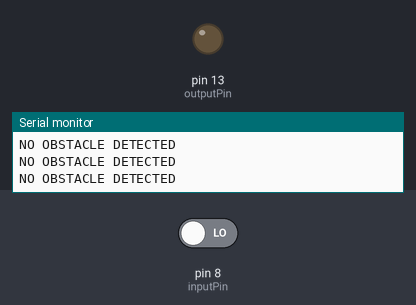
This sketch was run on a simulated Arduino Uno, built with avr-gcc and run on an emulated ATmega328P. On the bench: output pins drawn as LEDs (lit = HIGH), the last lines printed to the serial monitor. Inputs (shaded band) come from the test bench; at power-on: pin 8 (inputPin) LOW.

Above: at 1.2 s.
1.3 s: pin 8 (inputPin) driven HIGH
At 2.2 s:
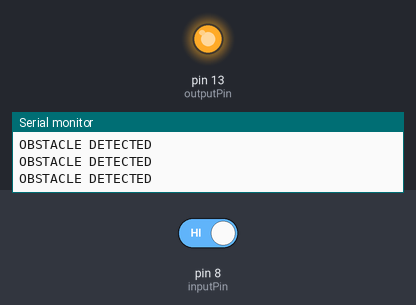
2.8 s: pin 8 (inputPin) driven LOW
At 3.4 s:
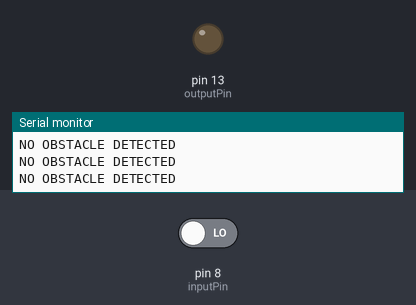
Timing chart, 0 to 5.8 s (numbered marks = the images above; inputs shaded):
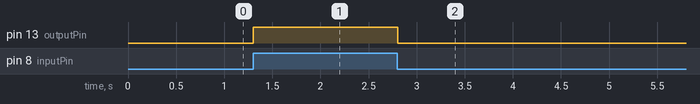

The sketch:

IRsensor.ino
```cpp
const int outputPin = 13;
const int inputPin =8;
int obs = HIGH;
void setup() {
  // put your setup code here, to run once:
Serial.begin(9600);
pinMode(inputPin,INPUT);
pinMode(outputPin,OUTPUT);
}

void loop() {
  // put your main code here, to run repeatedly:

obs = digitalRead(inputPin);
if(obs == HIGH)
  {
    Serial.println("OBSTACLE DETECTED");
    digitalWrite(outputPin,HIGH);
  }
  else
  {
    Serial.println("NO OBSTACLE DETECTED");
    digitalWrite(outputPin,LOW);
  }
  delay(100);
}
```

Measured:
- after the input at 1.3 s, pin 13 (outputPin): LOW → HIGH at once
- after the input at 2.8 s, pin 13 (outputPin): HIGH → LOW at once
